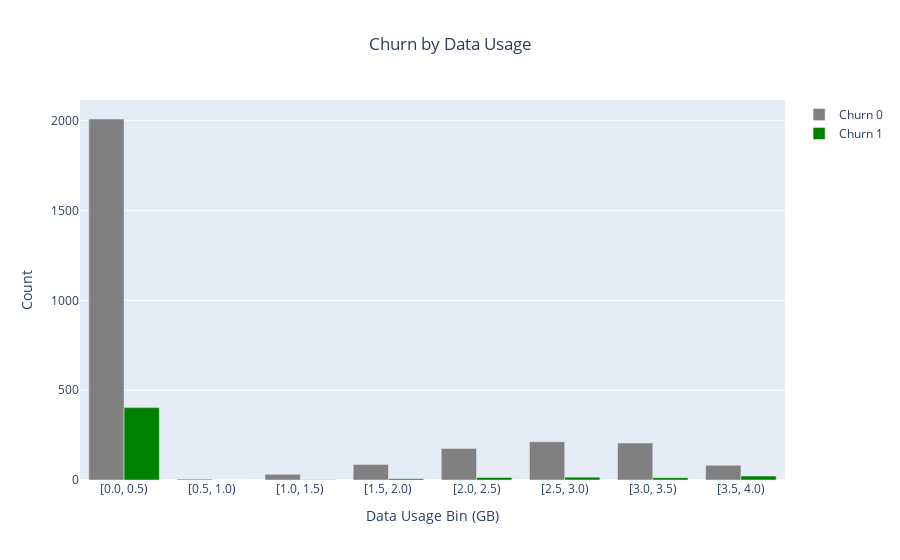

Notebook code for this chart:
### Code cell
# Plot for DataUsage
bins = [0, 0.5, 1, 1.5, 2, 2.5, 3, 3.5, 4]
data['DataUsage_bin'] = pd.cut(data['DataUsage'], bins=bins, right=False)
data_usage_churn = data.groupby(['DataUsage_bin', 'Churn']).size().unstack(fill_value=0)
fig = go.Figure()
fig.add_trace(go.Bar(x=data_usage_churn.index.astype(str), 
                     y=data_usage_churn[0], name='Churn 0', 
                     marker_color='grey'))
fig.add_trace(go.Bar(x=data_usage_churn.index.astype(str), 
                     y=data_usage_churn[1], name='Churn 1', 
                     marker_color='green'))
fig.update_layout(barmode='group', title='Churn by Data Usage', title_x=0.5,
                   xaxis_title='Data Usage Bin (GB)', yaxis_title='Count')
fig.show()

### Figure 1 — Plotly figure (JSON) as saved in the notebook; plotly's stock layout.template omitted (floating-point values rounded to 4 significant figures)
{"data": [{"marker": {"color": "grey"}, "name": "Churn 0", "type": "bar", "x": ["[0.0, 0.5)", "[0.5, 1.0)", "[1.0, 1.5)", "[1.5, 2.0)", "[2.0, 2.5)", "[2.5, 3.0)", "[3.0, 3.5)", "[3.5, 4.0)"], "y": [2010, 5, 32, 86, 176, 213, 206, 82]}, {"marker": {"color": "green"}, "name": "Churn 1", "type": "bar", "x": ["[0.0, 0.5)", "[0.5, 1.0)", "[1.0, 1.5)", "[1.5, 2.0)", "[2.0, 2.5)", "[2.5, 3.0)", "[3.0, 3.5)", "[3.5, 4.0)"], "y": [403, 0, 2, 7, 14, 16, 13, 22]}], "layout": {"barmode": "group", "title": {"text": "Churn by Data Usage", "x": 0.5}, "xaxis": {"title": {"text": "Data Usage Bin (GB)"}}, "yaxis": {"title": {"text": "Count"}}}}
